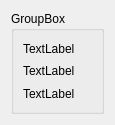
<?xml version="1.0" encoding="UTF-8"?>
<ui version="4.0">
 <class>Form</class>
 <widget class="QWidget" name="Form">
  <property name="geometry">
   <rect>
    <x>0</x>
    <y>0</y>
    <width>115</width>
    <height>125</height>
   </rect>
  </property>
  <property name="windowTitle">
   <string>Form</string>
  </property>
  <layout class="QVBoxLayout" name="verticalLayout_2">
   <item>
    <widget class="QGroupBox" name="groupBox">
     <property name="title">
      <string>GroupBox</string>
     </property>
     <layout class="QVBoxLayout" name="verticalLayout_3">
      <item>
       <widget class="QLabel" name="label_2">
        <property name="text">
         <string>TextLabel</string>
        </property>
       </widget>
      </item>
      <item>
       <widget class="QLabel" name="label">
        <property name="text">
         <string>TextLabel</string>
        </property>
       </widget>
      </item>
      <item>
       <widget class="QLabel" name="label_3">
        <property name="text">
         <string>TextLabel</string>
        </property>
       </widget>
      </item>
     </layout>
    </widget>
   </item>
  </layout>
 </widget>
 <resources/>
 <connections/>
</ui>
